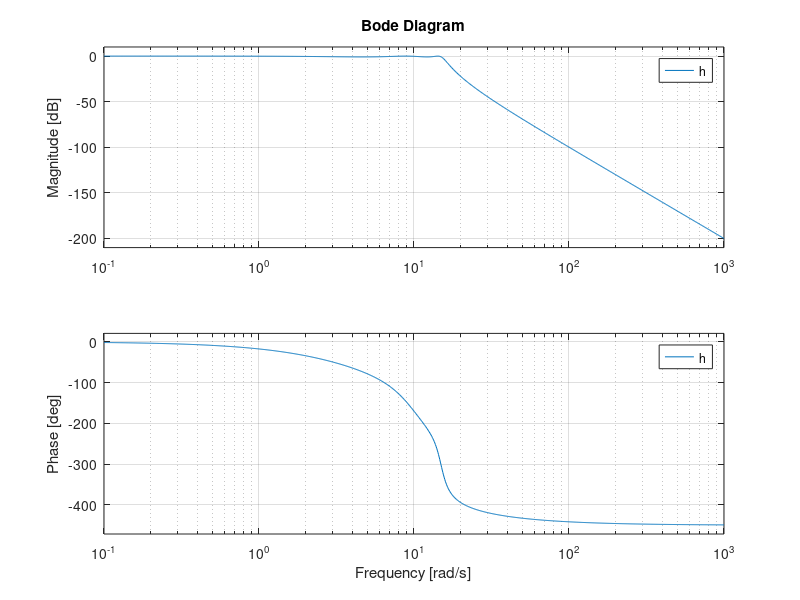

This chart was generated by the following MATLAB code: (Note: this script raises an error after producing the figure.)
function question1btype1bode
%UNTITLED3 Summary of this function goes here
%   Detailed explanation goes here
 wp = 15;
 ws = 20;
 rp = -1 * mag2db(0.9);
 rs = -1 * mag2db(0.15);
 [N,Wn] = cheb1ord(wp,ws,rp,rs,'s');  % code taken from lecture slide of chapter 5
 [num,den] = cheby1(N,rp,Wn,'s');
 h = tf(num,den)
 bode(h)
 [h,w] = freqs(num,den);
end
